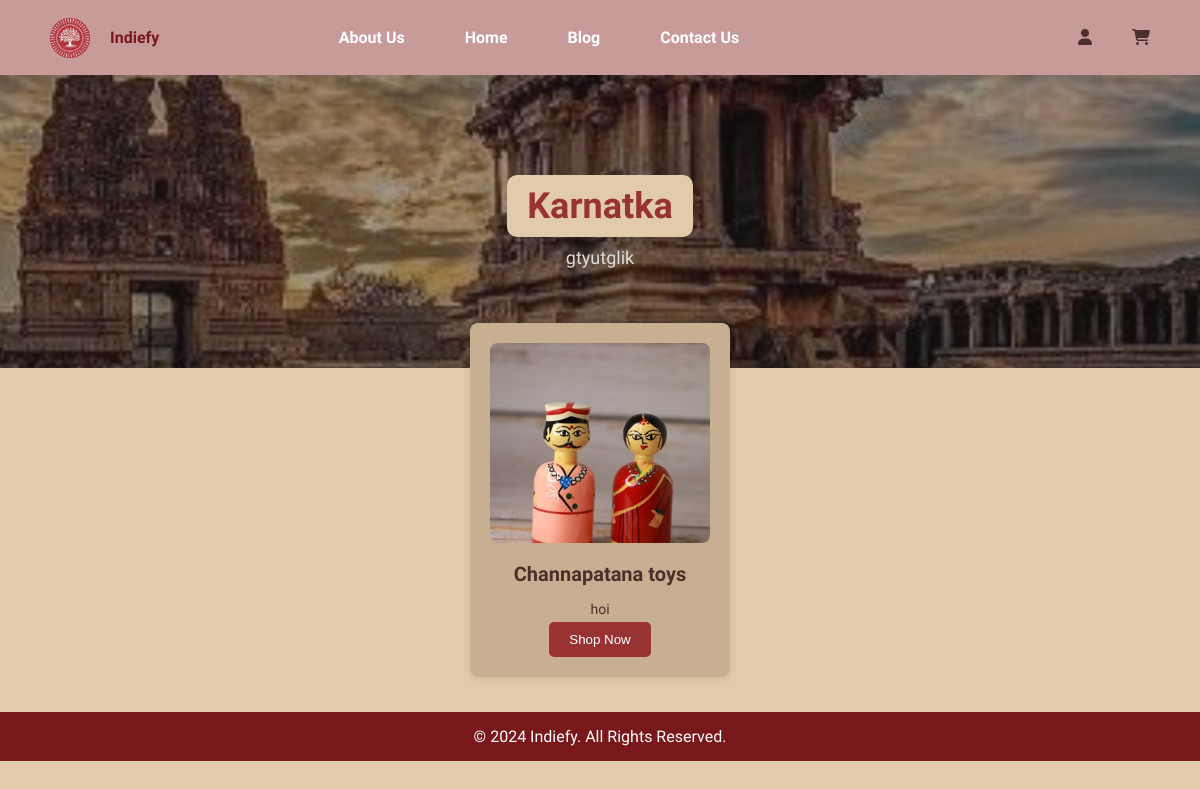
Screenshot of /state_products/1/ (signed in) with the database file from the repository.
### products/models.py (models this page shows, shortened)
class StateCategory(models.Model):
    name = models.CharField(max_length=100)
    image = models.ImageField(upload_to='product_images/', null=True, blank=False)
    description = models.TextField(default='1')

class substate(models.Model):
    state_category = models.ForeignKey(StateCategory, on_delete=models.CASCADE)
    name = models.CharField(max_length=100)
    image = models.ImageField(upload_to='product_images/', null=True, blank=False)
    description = models.TextField()

### products/views.py (the view)
# urls.py: path('state_products/<int:state_id>/', views.subcategories_by_state, name='state_products'),
@login_required(login_url='login')
def subcategories_by_state(request, state_id):
    state = get_object_or_404(StateCategory, id=state_id)
    subcategories = substate.objects.filter(state_category=state)  # Get all subcategories for this state
    return render(request, 'products/state_products.html', {
        'state': state,
        'subcategories': subcategories
    })

### products/templates/products/state_products.html (shortened to what this page needs)
{% load static %}
<!DOCTYPE html>
<html lang="en">
<head>
    <link rel="stylesheet" href="https://cdnjs.cloudflare.com/ajax/libs/font-awesome/6.6.0/css/all.min.css" />
    <link rel="stylesheet" href="{% static 'state_products.css' %}">
    <link rel="stylesheet" href="https://cdnjs.cloudflare.com/ajax/libs/font-awesome/6.6.0/css/all.min.css" />
    <link rel="stylesheet" href="https://cdnjs.cloudflare.com/ajax/libs/font-awesome/6.6.0/css/all.min.css" />
</head>
<body>
     <header style="background-color: #C89B9B;">
        <div class="navbar">
            <div class="logo">
                <img id="logo1" src="{% static 'logo.png' %}" alt="Indiefy Logo" class="logo-img">
                <span><b style="color: #78181B;">Indiefy</b></span>
            </div>
            <nav>
                <ul>
                    <li><a href="{%url 'aboutus'%}">About Us</a></li>
                    <li><a href="{% url 'home' %}">Home</a></li>
                    <li><a href="{% url 'blog' %}">Blog</a></li>
                    <li><a href="{% url 'contact' %}">Contact Us</a></li>
                </ul>
            </nav>
            <div class="icons">
                <a href="{% url 'logout' %}"><i class="fa-solid fa-user"></i></a>
                <a href="{% url 'cartdetails' %}" style="margin-left: 20px;"><i class="fa-solid fa-cart-shopping"></i></a>
            </div>
        </div>
    </header>
    <main>
        <section class="hero-section" style="background-image: url('{{ state.image.url }}');">
            <div class="hero-content">
                <h1><span class="rajasthan-text">{{state.name}}</span></h1>
                <p>{{state.description}}</p>
        </section>
        <section class="products">
            {% for sub in subcategories %}
            <div class="product-card">
                <img src="{{sub.image.url}}" alt="Blue Pottery">
                <h3>{{sub.name}}</h3>
                <p>{{sub.description}}</p>
               <a href="{% url 'products_by_subcategory' sub.id %}"> <button class="shop-now" >Shop Now</button></a>
            </div>
            {% endfor %}
        </section>
    </main>
    <footer>
        <p>&copy; 2024 Indiefy. All Rights Reserved.</p>
    </footer>
</body>
</html>

### static/state_products.css (style rules this page uses)
body, h1, h2, p, ul, li, a, button { margin: 0; padding: 0; list-style: none; text-decoration: none; color: inherit; }
body { background-color: #E1CBAA; color: #4a2f2a; animation: fadeInUp 1s ease-out; font-family: Aclonica; }
header { background-color: #d9b7a7; padding: 15px 20px; }
.navbar { display: flex; justify-content: space-between; align-items: center; height: 15px; animation: fadeInDown 0.8s ease-out; }
.logo { display: flex; align-items: center; animation: slideInLeft 0.5s ease-in; }
.logo-img { width: 40px; margin-right: 10px; }
.navbar nav ul { display: flex; }
.navbar nav ul li { margin: 0 20px; }
.navbar nav ul li a { color: #ffffff; font-weight: bold; }
.hero-section { background-image: url('./indie/punjab.jpg'); background-size: cover; background-position: center; background-color: #E1CBAA; padding: 100px 0; text-align: center; color: #fff; position: relative; }
.hero-section h1 { font-size: 36px; margin-bottom: 10px; background-color: #E1CBAA; display: inline-block; padding: 10px 20px; border-radius: 10px; color: #333; }
.hero-section h1 .rajasthan-text { color: #933; }
.hero-section p { font-size: 18px; color: #ddd; }
.products { display: flex; justify-content: space-evenly; flex-wrap: wrap; padding: 20px; margin-top: -80px; position: relative; z-index: 1; }
.product-card { background-color:#c8af91; border-radius: 8px; box-shadow: 0 2px 10px rgba(0, 0, 0, 0.1); padding: 20px; width: 220px; margin: 15px; text-align: center; z-index: 2; }
.product-card img { width: 100%; height: 200px; object-fit: cover; border-radius: 8px; }
.product-card h3 { font-size: 20px; margin: 15px 0; }
.product-card p { font-size: 14px; margin: 5px 0; }
.shop-now { background-color: #933; color: #fff; border: none; padding: 10px 20px; border-radius: 5px; cursor: pointer; }
footer { background-color: #78181B; color: white; text-align: center; padding: 15px 0; }

### products/templates/products/state_products.html (style rules this page uses)
.navbar { display: flex; justify-content: space-between; align-items: center; padding: 15px 30px; }
.logo { display: flex; align-items: center; gap: 10px; }
.logo-img { height: 40px; }
nav ul { display: flex; list-style: none; margin: 0; padding: 0; gap: 20px; }
nav a { text-decoration: none; color: #333; }
.icons { display: flex; gap: 20px; }

### rows the page displays
StateCategory: image (picture), name "Karnatka", description "gtyutglik"
substate: image (picture), name "Channapatana toys", description "hoi"
